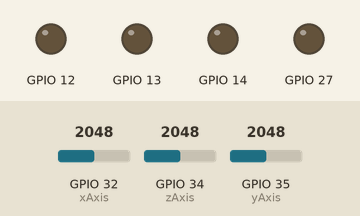
Recording of a program running on a simulated ESP32. Shown: output pins drawn as LEDs (lit = HIGH). The inputs (shaded band) are chosen by the test bench; at power-on: GPIO 32 (xAxis) = 2048, GPIO 34 (zAxis) = 2048, GPIO 35 (yAxis) = 2048. WiFi joins after 1.5 s; servers stay silent unless stated; what the program prints to the serial monitor is not drawn.

Above: at 2.8 s.
2.9 s: GPIO 32 (xAxis) set to 1991
At 3.7 s:
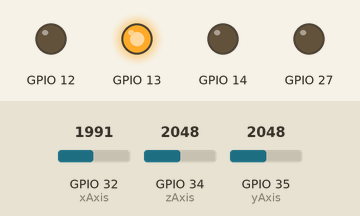
4.5 s: GPIO 34 (zAxis) set to 1993
At 5.6 s:
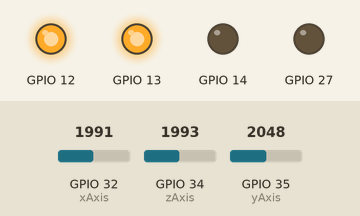
6.0 s: GPIO 35 (yAxis) set to 1996
At 7.3 s:
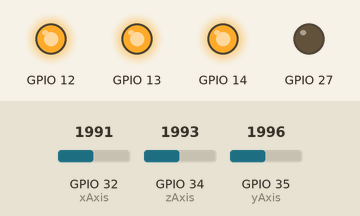
7.6 s: GPIO 32 (xAxis) set to 1228
At 8.1 s:
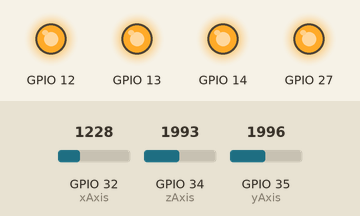
Timing chart, 0 to 10.1 s (numbered marks = the images above; inputs shaded):
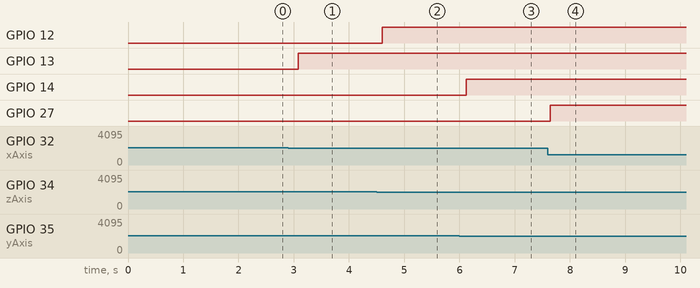

Measured:
- the behaviour switches between 2048 and 2047 on GPIO 32 (xAxis) (found by bisection; images 0 and 1)
- the behaviour switches between 2047 and 2046 on GPIO 34 (zAxis) (found by bisection; images 1 and 2)
- the behaviour switches between 2047 and 2046 on GPIO 35 (yAxis) (found by bisection; images 2 and 3)
- after the input at 2.9 s, GPIO 13: LOW → HIGH after 0.18 s
- after the input at 4.5 s, GPIO 12: LOW → HIGH after 0.10 s
- after the input at 6.0 s, GPIO 14: LOW → HIGH after 0.12 s
- after the input at 7.6 s, GPIO 27: LOW → HIGH at once

The program:

main.cpp
```cpp
#include <WiFi.h>
#include <AsyncTCP.h>
#include <ESPAsyncWebSrv.h>
#include <Firebase_ESP_Client.h>
#include "Website.h"
#include "addons/TokenHelper.h"
#include "addons/RTDBHelper.h"
#include "steps.h"

// enter your network credentials
#define WIFI_SSID "IEEE"
#define WIFI_PASSWORD "Ilovesolder"

// Firebase project API Key and URL here
#define API_KEY "AIzaSyBkShdJW2r4NVcwm1T0V78j65GhkWG5h7U"
#define DATABASE_URL "https://my-application2-e42b8-default-rtdb.firebaseio.com/"

void handleNotFound(AsyncWebServerRequest *request);
void handleWrite();
void handleRead();

//Steps
steps s;

//Define Firebase Data object
FirebaseData fbdo;
FirebaseAuth auth;
FirebaseConfig config;

// declare web server on port 80
AsyncWebServer server(80);

// parameter names from website form
const char* PARAM_INPUT_1 = "key";
const char* PARAM_INPUT_2 = "val";
const char* PARAM_INPUT_3 = "btn";
String key = ""; // stores database entry key
int val = 0;     // stores value on form or read from database

// called if an invalid URL is requested
void notFound(AsyncWebServerRequest *request) {
  request->send(404, "text/plain", "Not found");
}

void setup() {
  // start Serial connection
  Serial.begin(115200);

  // connect to desired WiFi network in station mode
  WiFi.mode(WIFI_STA);
  WiFi.begin(WIFI_SSID, WIFI_PASSWORD);
  if (WiFi.waitForConnectResult() != WL_CONNECTED) {
    Serial.println("WiFi connection failed");
    return;
  }
  Serial.println();

  // print IP address to connect to
  Serial.print("IP Address: ");
  Serial.println(WiFi.localIP());

  // send web page to client
  server.on("/", HTTP_GET, [](AsyncWebServerRequest *request){
    request->send_P(200, "text/html", PAGE_MAIN);
  });

  // Send a GET request to <ESP_IP>/get?input1=<inputMessage>
  server.on("/get", HTTP_GET, [] (AsyncWebServerRequest *request) {
    // process key parameter
    if (request->hasParam(PARAM_INPUT_1)) {
      key = request->getParam(PARAM_INPUT_1)->value();
    }

    // process value parameter
    if (request->hasParam(PARAM_INPUT_2)) {
      val = request->getParam(PARAM_INPUT_2)->value().toInt();
    }

    // determine which button was pressed
    if (request->hasParam(PARAM_INPUT_3)) {
      String inputMessage = request->getParam(PARAM_INPUT_3)->value();

      if(inputMessage == "READ") handleRead();
      else if(inputMessage == "WRITE") handleWrite();
    }

    // refresh page after pressing button
    request->send_P(200, "text/html", PAGE_MAIN);
  });

  server.onNotFound(handleNotFound);

  // start web server
  server.begin();

  // assign API key
  config.api_key = API_KEY;

  // assign RTDB URL
  config.database_url = DATABASE_URL;

  // sign up
  if (!Firebase.signUp(&config, &auth, "", "")){
    Serial.printf("%s\n", config.signer.signupError.message.c_str());
  }

  // assign the callback function for the long running token generation task
  config.token_status_callback = tokenStatusCallback; //see addons/TokenHelper.h

  // start Firebase connection
  Firebase.begin(&config, &auth);
  Firebase.reconnectWiFi(true);

  Firebase.RTDB.setInt(&fbdo, "Steps", 0);
}

void loop() {
  Firebase.RTDB.setInt(&fbdo, "Steps", s.getSteps());
  s.run();
  delay(100);
}

// reads value of entry with a given key
void handleRead() {
  Serial.print("Reading key ");
  Serial.print(key);
  Serial.print(" from database. Value: ");
  // read an int value from the database path given by key
  if (Firebase.RTDB.getInt(&fbdo, key)) {
    if (fbdo.dataType() == "int") {
      val = fbdo.intData();
      Serial.println(val);
    }
  }
  else {
    Serial.println(fbdo.errorReason());
  }
}

// writes value to entry given by key
void handleWrite() {
  Serial.println("Writing ");
  Serial.print(val);
  Serial.print(" to key ");
  Serial.print(key);
  Serial.print(" in database");
  // Write an Int number on the database path given by key
  if (!Firebase.RTDB.setString(&fbdo, key, "PROBABLY WORKS?")){
    Serial.println(fbdo.errorReason());
  }
}

// sends 404 page when invalid URL requested
void handleNotFound(AsyncWebServerRequest *request) {
  request->send(404, "text/plain", "Not found");
}
```

Website.h
```cpp
#include <Arduino.h>

const char PAGE_MAIN[] PROGMEM = R"=====(

<!DOCTYPE html>
<html lang="en" class="js-focus-visible">

<head>
    <meta charset="UTF-8">
    <title>ESP32 Firebase Demo</title>
</head>

<body>
    <div class="container">
        <h1>Database Editor</h1>
        <div class="form">

            <form action="/get">
                Key: <input type="text" name="key">
                <br>Value: <input type="text" name="val">

                <div class="buttons">
                    <input type="submit" name="btn" value="READ">
                    <input type="submit" name="btn" value="WRITE">
                </div>
            </form>
        </div>
    </div>
</body>

</html>

)=====";   
```

led.h
```cpp
#ifndef led_h
#define led_h

const int nLeds = 4;

class Led {
    public:
    Led();
    void SetLeds();
    private:
    int Leds[nLeds];
    int level;
};

#endif
```

steps.h
```cpp
#ifndef steps_h
#define steps_h

class steps {
    public:
    steps();
    void run();
    int getSteps() {
        return m_steps;
    };
    private:
    int m_steps;
};

#endif //steps_h
```

led.cpp
```cpp
#include <Arduino.h>
#include "led.h"

Led::Led() {
    //init LEDs
    Leds[0] = 13;
    Leds[1] = 12;
    Leds[2] = 14;
    Leds[3] = 27;
    level = 0;
}

void Led::SetLeds() {
    if(level >= nLeds) {
        for(level; level > 0; level--) {
            analogWrite(Leds[level], 0);
        }
    }
    analogWrite(Leds[level], 2000);
    level++;
}
```

steps.cpp
```cpp
#include <Arduino.h>
#include <steps.h>
#include "led.h"
//#include <WiFi.h>
//#include <AsyncTCP.h>
//#include <ESPAsyncWebSrv.h>
//#include <Firebase_ESP_Client.h>
//#include "Website.h"
//#include "addons/TokenHelper.h"
//#include "addons/RTDBHelper.h"

//accelerometer stuff
const int xAxis = 32;
const int yAxis = 35;
const int zAxis = 34;

int x_acc;
int y_acc;
int z_acc;
int mag;

//float threshold = 6;
int minimum = 1000000;
int maximum = 0;
int mag_sum = 0;
int sum_prev;
int mag_avg;
int threshold;
int counter = 10;

Led led;

steps::steps() {
  // // setup pins
  //pinMode(xAxis, INPUT);
  //pinMode(yAxis, INPUT);
  //pinMode(zAxis, INPUT);

  for (int i = 0; i < 10; i++) {
    x_acc = analogRead(xAxis);
    y_acc = analogRead(yAxis);
    z_acc = analogRead(zAxis);

    mag = sqrt(x_acc*x_acc + y_acc*y_acc + z_acc*z_acc);
    if (mag < minimum){
      minimum = mag;
    } else if (mag > maximum) {
      maximum = mag;
    }
  }

  threshold = 2*counter*(maximum - minimum);
  m_steps = 0;

}

void steps::run() {
  mag_sum = 0;

  for (int i = 0; i < counter; i++) {
    x_acc = analogRead(xAxis);
    y_acc = analogRead(yAxis);
    z_acc = analogRead(zAxis);
    mag = sqrt(x_acc*x_acc + y_acc*y_acc + z_acc*z_acc);
    mag_sum = mag_sum + mag;
    //delay(1);
  }

  if (sum_prev > mag_sum + threshold) {
    m_steps++;
    led.SetLeds();
    //Serial.println("+1");
    sum_prev= 0;
  } else {
      sum_prev = mag_sum;
  }

  //Serial.println(steps);
}
```
